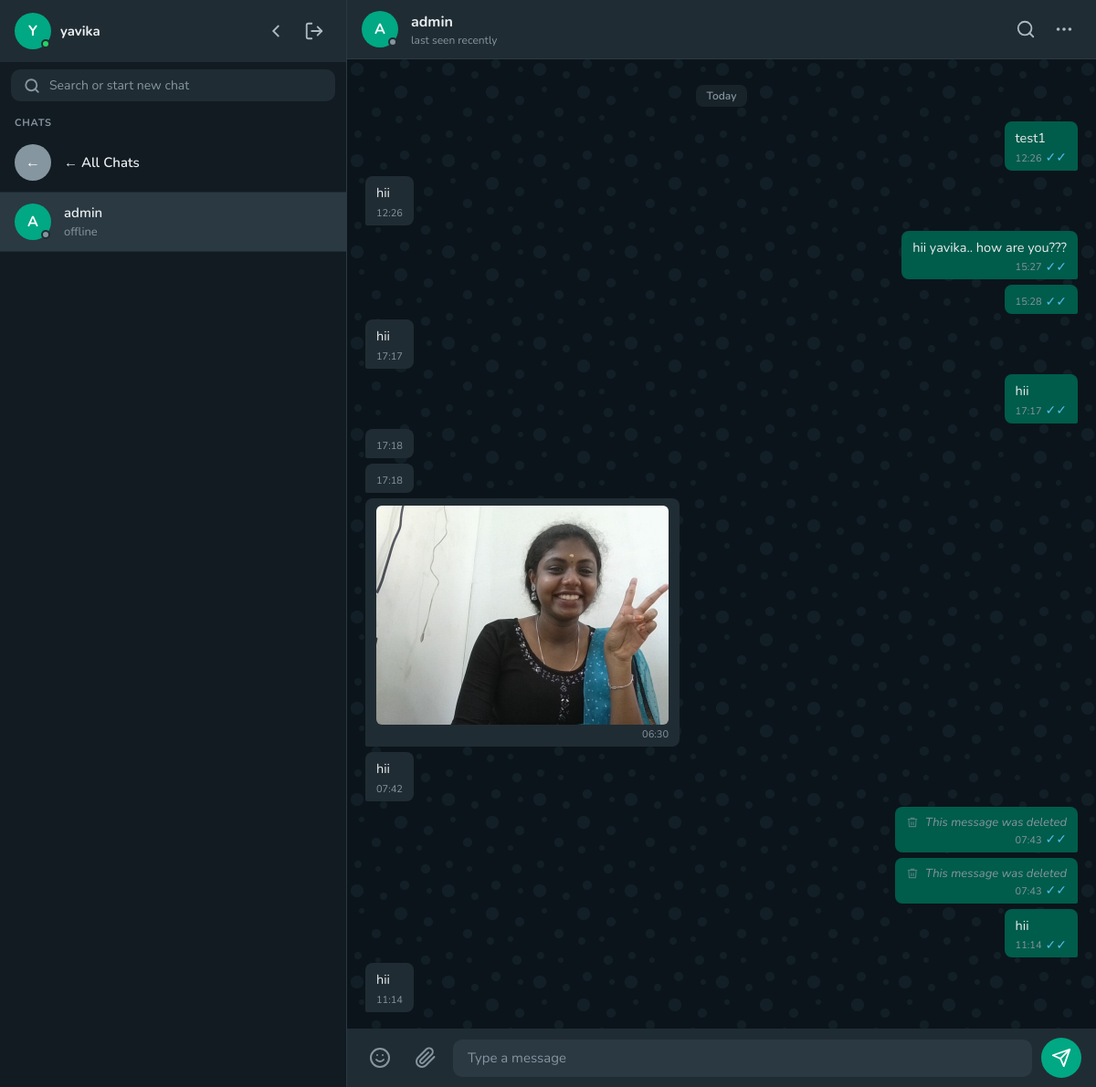
The page /chat/1_2/ (signed in) on the database its author committed.
### chat/models.py (models this page shows, shortened)
class Message(models.Model):
    MESSAGE_TYPES = (
        ('text',  'Text'),
        ('image', 'Image'),
        ('file',  'File'),
    )
    room_name    = models.CharField(max_length=255)
    sender       = models.ForeignKey(User, on_delete=models.CASCADE)
    content      = models.TextField(blank=True)
    file_url     = models.TextField(blank=True, null=True)   # ← ADDED
    message_type = models.CharField(max_length=10, choices=MESSAGE_TYPES, default='text')
    timestamp    = models.DateTimeField(auto_now_add=True)
    is_read      = models.BooleanField(default=False)
    deleted_for_everyone = models.BooleanField(default=False)  # ← ADDED
    class Meta:
        ordering = ['timestamp']

### chat/views.py (the view)
# urls.py: path('chat/<str:room_name>/',     views.room,         name='room'),
@login_required
def room(request, room_name):
    ids        = room_name.split('_')
    other_id   = ids[1] if str(request.user.id) == ids[0] else ids[0]
    other_user = User.objects.get(id=other_id)
    messages   = Message.objects.filter(room_name=room_name)
    profile    = UserProfile.objects.filter(user=other_user).first()
    Message.objects.filter(room_name=room_name, is_read=False).exclude(sender=request.user).update(is_read=True)
    return render(request, 'chat/room.html', {
        'room_name':    room_name,
        'other_user':   other_user,
        'messages':     messages,
        'current_user': request.user,
        'is_online':    profile.is_online if profile else False,
    })

### templates/chat/room.html (shortened to what this page needs)
<!DOCTYPE html>
<html lang="en">
<head>
</head>
<body>
<div class="sidebar">
  <div class="sidebar-header">
    <div class="user-info">
      <div class="avatar">{{ request.user.username|slice:":1" }}<span class="online-dot"></span></div>
      <span class="user-name">{{ request.user.username }}</span>
    </div>
    <div style="display:flex;gap:4px">
      <a href="{% url 'index' %}" class="icon-btn"><svg viewBox="0 0 24 24" fill="none" stroke="currentColor" stroke-width="2" stroke-linecap="round"><polyline points="15 18 9 12 15 6"/></svg></a>
      <a href="{% url 'logout' %}" class="icon-btn"><svg viewBox="0 0 24 24" fill="none" stroke="currentColor" stroke-width="2" stroke-linecap="round" stroke-linejoin="round"><path d="M9 21H5a2 2 0 0 1-2-2V5a2 2 0 0 1 2-2h4"/><polyline points="16 17 21 12 16 7"/><line x1="21" y1="12" x2="9" y2="12"/></svg></a>
    </div>
  </div>
  <div class="search-wrap">
    <div class="search-box">
      <svg viewBox="0 0 24 24" fill="none" stroke="currentColor" stroke-width="2.5" stroke-linecap="round" stroke-linejoin="round"><circle cx="11" cy="11" r="8"/><line x1="21" y1="21" x2="16.65" y2="16.65"/></svg>
      <input type="text" placeholder="Search or start new chat"/>
    </div>
  </div>
  <div class="contacts-label">Chats</div>
  <div class="contacts">
    <a href="{% url 'index' %}" class="contact-item">
      <div class="avatar" style="background:#8696a0">←</div>
      <div class="contact-info"><div class="contact-name">← All Chats</div></div>
    </a>
    <div class="contact-item active">
      <div class="avatar">{{ other_user.username|slice:":1" }}
        {% if is_online %}<span class="online-dot"></span>{% else %}<span class="offline-dot"></span>{% endif %}
      </div>
      <div class="contact-info">
        <div class="contact-name">{{ other_user.username }}</div>
        <div class="contact-last">{% if is_online %}online{% else %}offline{% endif %}</div>
      </div>
    </div>
  </div>
</div>
<div class="chat-area">
  <div class="chat-header">
    <div class="avatar">{{ other_user.username|slice:":1" }}
      {% if is_online %}<span class="online-dot"></span>{% else %}<span class="offline-dot"></span>{% endif %}
    </div>
    <div class="header-user">
      <div class="header-name">{{ other_user.username }}</div>
      <div class="header-status {% if is_online %}status-online{% else %}status-offline{% endif %}" id="headerStatus">
        {% if is_online %}online{% else %}last seen recently{% endif %}
      </div>
    </div>
    <div style="display:flex;gap:4px">
      <button class="icon-btn"><svg viewBox="0 0 24 24" fill="none" stroke="currentColor" stroke-width="2" stroke-linecap="round" stroke-linejoin="round"><circle cx="11" cy="11" r="8"/><line x1="21" y1="21" x2="16.65" y2="16.65"/></svg></button>
      <button class="icon-btn"><svg viewBox="0 0 24 24" fill="none" stroke="currentColor" stroke-width="2" stroke-linecap="round" stroke-linejoin="round"><circle cx="12" cy="12" r="1"/><circle cx="19" cy="12" r="1"/><circle cx="5" cy="12" r="1"/></svg></button>
    </div>
  </div>
  <div class="messages" id="messageContainer">
    <div class="date-divider"><span>Today</span></div>
    {% for msg in messages %}
    <div class="msg-row {% if msg.sender == current_user %}sent{% else %}received{% endif %}" data-id="{{ msg.id }}" data-sender="{{ msg.sender.id }}">
      <div class="bubble">
        {% if msg.deleted_for_everyone %}
          <div class="deleted-msg">
            <svg width="14" height="14" viewBox="0 0 24 24" fill="none" stroke="currentColor" stroke-width="2"><polyline points="3 6 5 6 21 6"/><path d="M19 6l-1 14H6L5 6"/><path d="M10 11v6"/><path d="M14 11v6"/><path d="M9 6V4h6v2"/></svg>
            This message was deleted
          </div>
        {% elif msg.message_type == 'image' and msg.file_url %}
          <img src="{{ msg.file_url }}" onclick="openLightbox(this.src)" alt="image"/>
        {% else %}
          <div class="text">{{ msg.content }}</div>
        {% endif %}
        <div class="meta">
          <span class="time">{{ msg.timestamp|time:"H:i" }}</span>
          {% if msg.sender == current_user %}<span class="ticks {% if msg.is_read %}blue{% else %}grey{% endif %}">✓✓</span>{% endif %}
        </div>
      </div>
    </div>
    {% endfor %}
  </div>
  <div class="input-area">
    <button class="emoji-btn"><svg viewBox="0 0 24 24" fill="none" stroke="currentColor" stroke-width="2" stroke-linecap="round" stroke-linejoin="round"><circle cx="12" cy="12" r="10"/><path d="M8 14s1.5 2 4 2 4-2 4-2"/><line x1="9" y1="9" x2="9.01" y2="9"/><line x1="15" y1="9" x2="15.01" y2="9"/></svg></button>
    <button class="attach-btn" id="attachToggle"><svg viewBox="0 0 24 24" fill="none" stroke="currentColor" stroke-width="2" stroke-linecap="round" stroke-linejoin="round"><path d="M21.44 11.05l-9.19 9.19a6 6 0 0 1-8.49-8.49l9.19-9.19a4 4 0 0 1 5.66 5.66l-9.2 9.19a2 2 0 0 1-2.83-2.83l8.49-8.48"/></svg></button>
    <textarea class="msg-input" id="msgInput" placeholder="Type a message" rows="1"></textarea>
    <button class="send-btn" id="sendBtn"><svg viewBox="0 0 24 24" fill="none" stroke="currentColor" stroke-width="2" stroke-linecap="round" stroke-linejoin="round"><line x1="22" y1="2" x2="11" y2="13"/><polygon points="22 2 15 22 11 13 2 9 22 2"/></svg></button>
  </div>
</div>
</body>
</html>

### rows shown on the page
Message: content "test1", timestamp "12:26"
Message: content "hii", timestamp "12:26"
Message: content "hii yavika.. how are you???", timestamp "15:27"
Message: timestamp "15:28"
Message: content "hii", timestamp "17:17"
Message: content "hii", timestamp "17:17"
Message: timestamp "17:18"
Message: timestamp "17:18"
Message: file_url (picture), timestamp "06:30"
Message: content "hii", timestamp "07:42"
Message: deleted_for_everyone True (drawn), timestamp "07:43"
Message: deleted_for_everyone True (drawn), timestamp "07:43"
Message: content "hii", timestamp "11:14"
Message: content "hii", timestamp "11:14"

### other values the page prints
{{ request.user.username|slice:":1" }} "Y"
{{ request.user.username }} "yavika"
{{ other_user.username|slice:":1" }} "A"
{{ other_user.username }} "admin"
